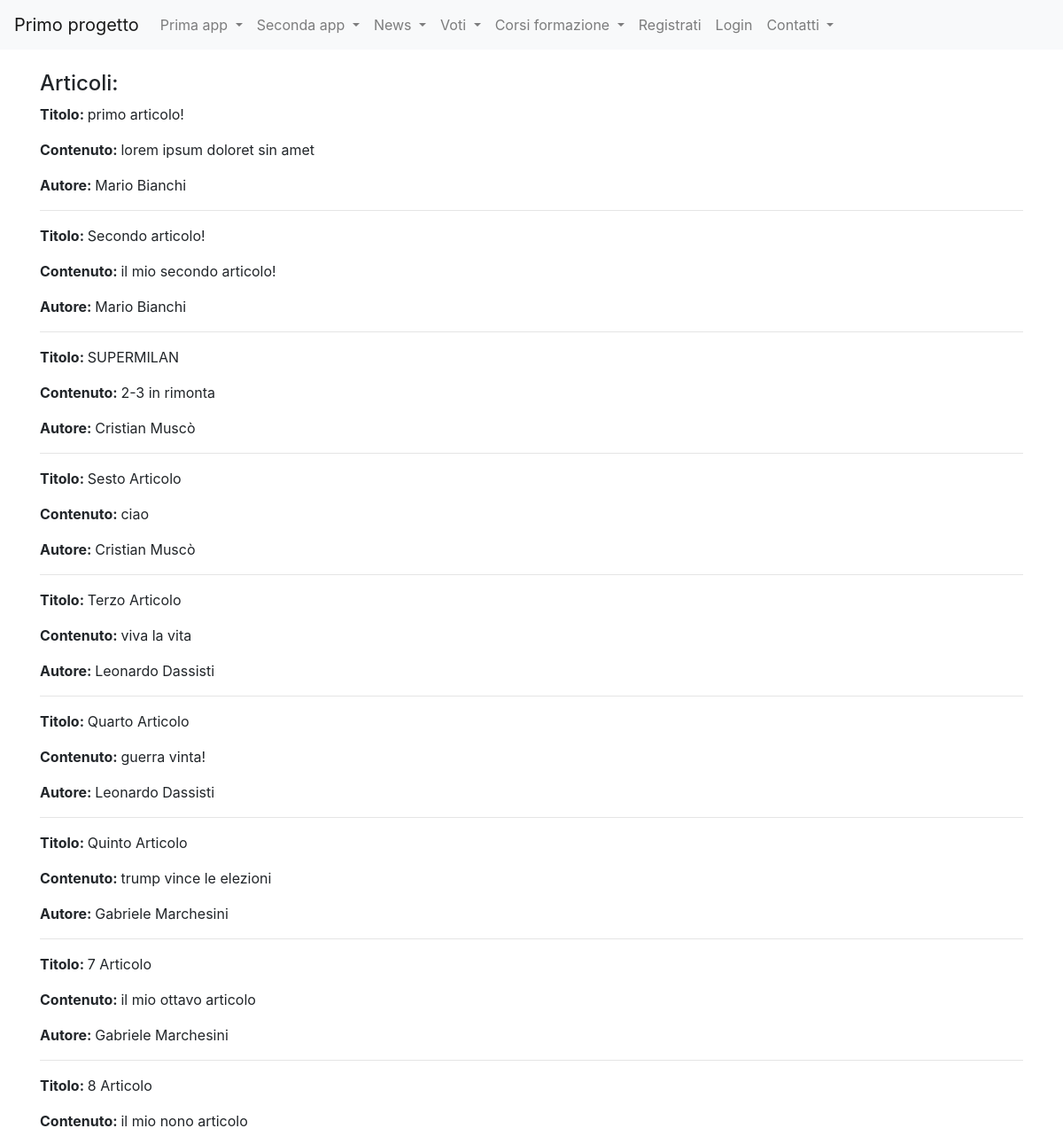
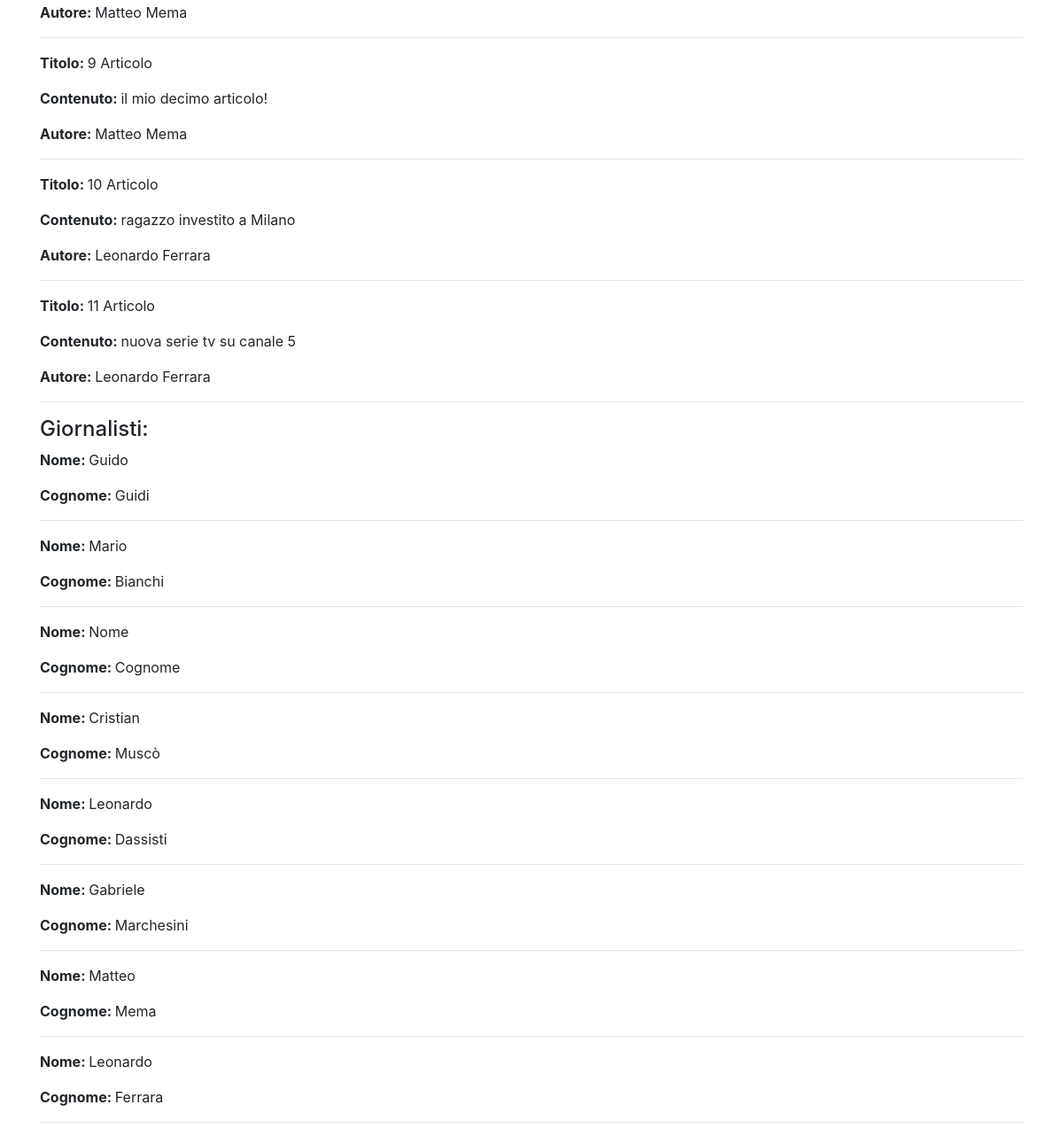
Page /news/ on the committed database (2 pictures, top to bottom).
### news/models.py (models this page shows)
class Articolo(models.Model):
    titolo=models.CharField(max_length=100)
    contenuto=models.TextField()
    giornalista=models.ForeignKey(Giornalista, on_delete=models.CASCADE,related_name="articoli")
    visualizzazioni=models.SmallIntegerField(default=0)
    dataPubblicazione=models.DateField(default=datetime.now(),blank=True)
    def __str__(self):
        return self.titolo
    class Meta:
        verbose_name = "Articolo"
        verbose_name_plural = "Articoli"

class Giornalista(models.Model):
    nome=models.CharField(max_length=20)
    cognome=models.CharField(max_length=20)
    dataNascita=models.DateField(default=datetime.now(),blank=True)
    def __str__(self):
        return self.nome + " " + self.cognome
    class Meta:
        verbose_name = "Giornalista"
        verbose_name_plural = "Giornalisti"

### news/views.py (the view)
# urls.py: path('',home,name="homeview"),
def home(request):
    articoli=Articolo.objects.all()
    giornalisti = Giornalista.objects.all()
    context = {"articoli": articoli, "giornalisti":giornalisti}
    print(context)
    return render(request,"homepage_news.html", context)

### news/templates/homepage_news.html (shortened to what this page needs)
{%extends "base.html"%}
{%block content%}
<h4>Articoli:</h4>
    {% for articolo in articoli %}
        <p><strong>Titolo: </strong>{{ articolo.titolo }}</p>
        <p><strong>Contenuto: </strong>{{ articolo.contenuto }}</p>
        <p><strong>Autore: </strong>{{ articolo.giornalista }}</p>
        <hr>
    {% endfor %}
<h4>Giornalisti:</h4>
    {% for giornalista in giornalisti %}
        <p><strong>Nome: </strong>{{ giornalista.nome }}</p>
        <p><strong>Cognome: </strong>{{ giornalista.cognome }}</p>
        <hr>
    {% endfor %}
{%endblock content%}

### rows in the picture
Articolo: titolo "primo articolo!", contenuto "lorem ipsum doloret sin amet", giornalista "Mario Bianchi"
Articolo: titolo "Secondo articolo!", contenuto "il mio secondo articolo!", giornalista "Mario Bianchi"
Articolo: titolo "SUPERMILAN", contenuto "2-3 in rimonta", giornalista "Cristian Muscò"
Articolo: titolo "Sesto Articolo", contenuto "ciao", giornalista "Cristian Muscò"
Articolo: titolo "Terzo Articolo", contenuto "viva la vita", giornalista "Leonardo Dassisti"
Articolo: titolo "Quarto Articolo", contenuto "guerra vinta!", giornalista "Leonardo Dassisti"
Articolo: titolo "Quinto Articolo", contenuto "trump vince le elezioni", giornalista "Gabriele Marchesini"
Articolo: titolo "7 Articolo", contenuto "il mio ottavo articolo", giornalista "Gabriele Marchesini"
Articolo: titolo "8 Articolo", contenuto "il mio nono articolo", giornalista "Matteo Mema"
Articolo: titolo "9 Articolo", contenuto "il mio decimo articolo!", giornalista "Matteo Mema"
Articolo: titolo "10 Articolo", contenuto "ragazzo investito a Milano", giornalista "Leonardo Ferrara"
Articolo: titolo "11 Articolo", contenuto "nuova serie tv su canale 5", giornalista "Leonardo Ferrara"
Giornalista: nome "Guido", cognome "Guidi"
Giornalista: nome "Mario", cognome "Bianchi"
Giornalista: nome "Nome", cognome "Cognome"
Giornalista: nome "Cristian", cognome "Muscò"
Giornalista: nome "Leonardo", cognome "Dassisti"
Giornalista: nome "Gabriele", cognome "Marchesini"
Giornalista: nome "Matteo", cognome "Mema"
Giornalista: nome "Leonardo", cognome "Ferrara"
